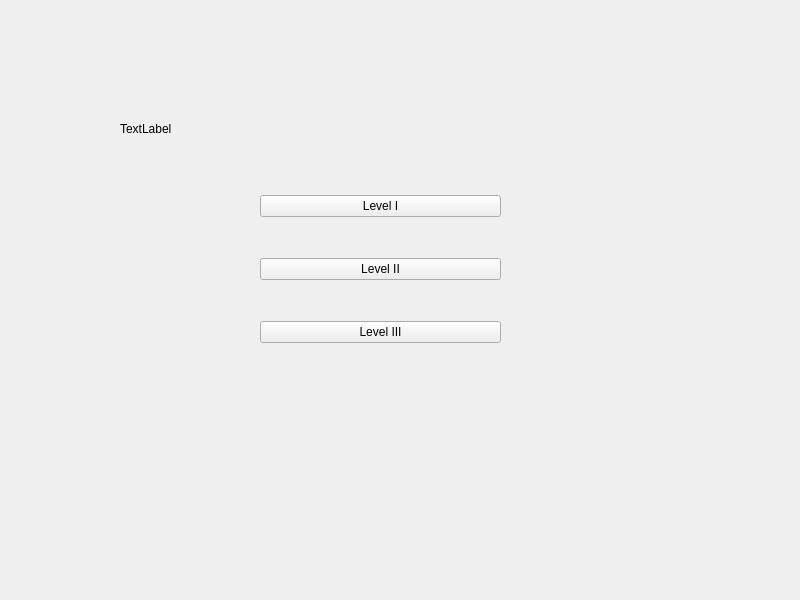
<?xml version="1.0" encoding="UTF-8"?>
<ui version="4.0">
 <class>widget</class>
 <widget class="QWidget" name="widget">
  <property name="geometry">
   <rect>
    <x>0</x>
    <y>0</y>
    <width>800</width>
    <height>600</height>
   </rect>
  </property>
  <property name="windowTitle">
   <string>widget</string>
  </property>
  <widget class="QWidget" name="layoutWidget">
   <property name="geometry">
    <rect>
     <x>260</x>
     <y>160</y>
     <width>241</width>
     <height>221</height>
    </rect>
   </property>
   <layout class="QVBoxLayout" name="verticalLayout">
    <item>
     <widget class="QPushButton" name="level_1">
      <property name="text">
       <string>Level I</string>
      </property>
     </widget>
    </item>
    <item>
     <widget class="QPushButton" name="level_2">
      <property name="text">
       <string>Level II</string>
      </property>
     </widget>
    </item>
    <item>
     <widget class="QPushButton" name="level_3">
      <property name="text">
       <string>Level III</string>
      </property>
     </widget>
    </item>
   </layout>
  </widget>
  <widget class="QLabel" name="label">
   <property name="geometry">
    <rect>
     <x>120</x>
     <y>120</y>
     <width>67</width>
     <height>17</height>
    </rect>
   </property>
   <property name="text">
    <string>TextLabel</string>
   </property>
  </widget>
 </widget>
 <resources/>
 <connections/>
</ui>
